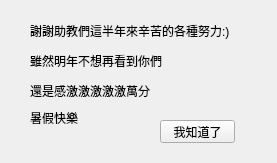
<?xml version="1.0" encoding="UTF-8"?>
<ui version="4.0">
 <class>THANKS</class>
 <widget class="QWidget" name="THANKS">
  <property name="geometry">
   <rect>
    <x>0</x>
    <y>0</y>
    <width>277</width>
    <height>163</height>
   </rect>
  </property>
  <property name="windowTitle">
   <string>Form</string>
  </property>
  <widget class="QLabel" name="label">
   <property name="geometry">
    <rect>
     <x>30</x>
     <y>20</y>
     <width>201</width>
     <height>21</height>
    </rect>
   </property>
   <property name="text">
    <string>謝謝助教們這半年來辛苦的各種努力:)</string>
   </property>
  </widget>
  <widget class="QLabel" name="label_2">
   <property name="geometry">
    <rect>
     <x>30</x>
     <y>50</y>
     <width>141</width>
     <height>21</height>
    </rect>
   </property>
   <property name="text">
    <string>雖然明年不想再看到你們</string>
   </property>
  </widget>
  <widget class="QLabel" name="label_3">
   <property name="geometry">
    <rect>
     <x>30</x>
     <y>80</y>
     <width>121</width>
     <height>21</height>
    </rect>
   </property>
   <property name="text">
    <string>還是感激激激激激萬分</string>
   </property>
  </widget>
  <widget class="QLabel" name="label_4">
   <property name="geometry">
    <rect>
     <x>30</x>
     <y>110</y>
     <width>51</width>
     <height>16</height>
    </rect>
   </property>
   <property name="text">
    <string>暑假快樂</string>
   </property>
  </widget>
  <widget class="QPushButton" name="pushButton">
   <property name="geometry">
    <rect>
     <x>160</x>
     <y>120</y>
     <width>75</width>
     <height>23</height>
    </rect>
   </property>
   <property name="text">
    <string>我知道了</string>
   </property>
  </widget>
 </widget>
 <resources/>
 <connections/>
</ui>
